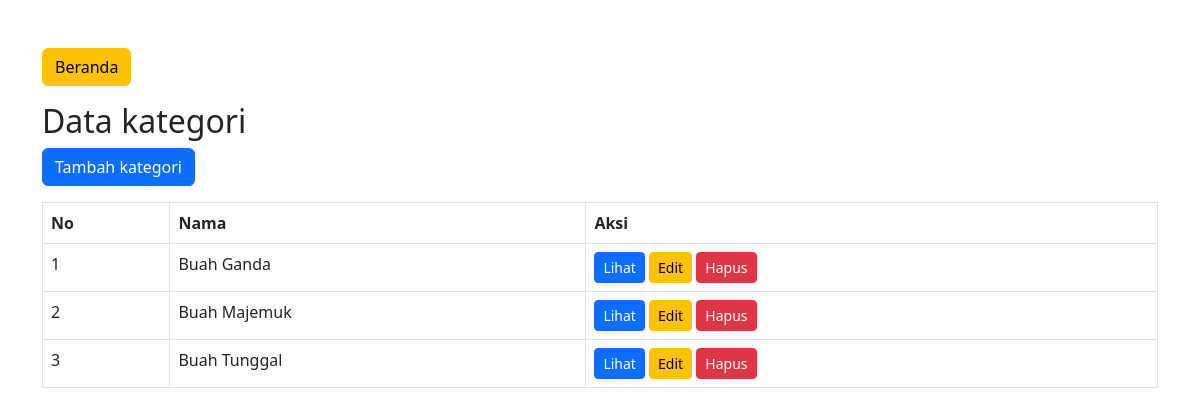
/admin/kategori/index.php (signed in), run on an earlier commit of the app's database.
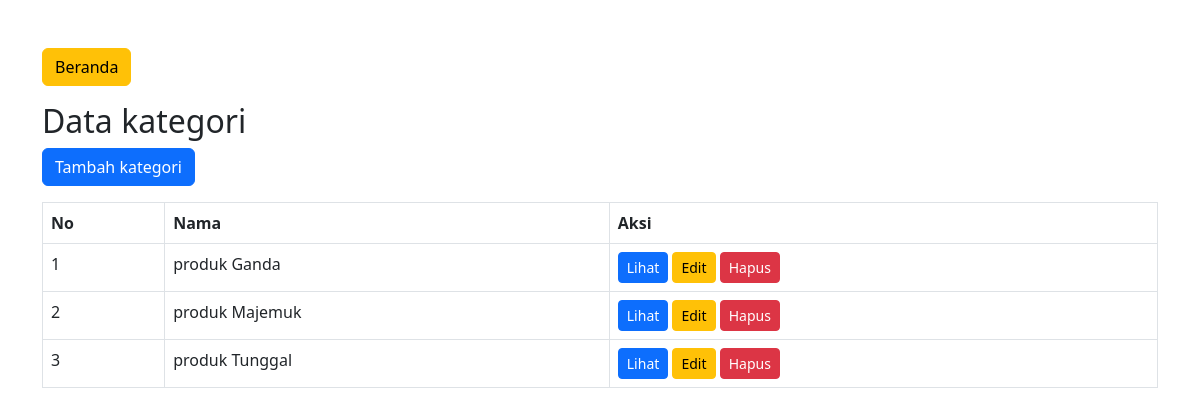
And on a later commit of the database.
### tables this page shows
CREATE TABLE `kategori` (
  `id` int(11) NOT NULL,
  `nama` varchar(255) NOT NULL
);

### admin/kategori/index.php (the view, shortened to what this page needs)
<?php
include '../koneksi.php';
$result = $koneksi->query("SELECT * FROM kategori ORDER BY id DESC");
?>
<!DOCTYPE html>
<html lang="en">
<head>
    <link rel="stylesheet" href="https://cdn.jsdelivr.net/npm/bootstrap@5.3.0/dist/css/bootstrap.min.css">
</head>
<body>
    <div class="container mt-5">
        <a href="../index.php" class="btn btn-warning mb-3">Beranda</a>
        <h2>Data kategori</h2>
        <a href="tambah.php" class="btn btn-primary mb-3">Tambah kategori</a>
        <table class="table table-bordered">
            <thead>
                <tr>
                    <th>No</th>
                    <th>Nama</th>
                    <th>Aksi</th>
                </tr>
            </thead>
            <tbody>
                <?php $urutan = 1 ?>
                <?php while ($row = $result->fetch_assoc()) : ?>
                    <tr>
                        <td><?= $urutan++ ?></td>
                        <td><?= $row['nama'] ?></td>
                        <td>
                            <a href="lihat.php?id=<?= $row['id'] ?>" class="btn btn-primary btn-sm">Lihat</a>
                            <a href="edit.php?id=<?= $row['id'] ?>" class="btn btn-warning btn-sm">Edit</a>
                            <a href="hapus.php?id=<?= $row['id'] ?>" class="btn btn-danger btn-sm">Hapus</a>
                        </td>
                    </tr>
                <?php endwhile; ?>
            </tbody>
        </table>
    </div>
</body>
</html>

What changed in the data, as far as the page shows it:
changed kategori: nama "Buah Ganda" → "produk Ganda"
changed kategori: nama "Buah Majemuk" → "produk Majemuk"
changed kategori: nama "Buah Tunggal" → "produk Tunggal"
